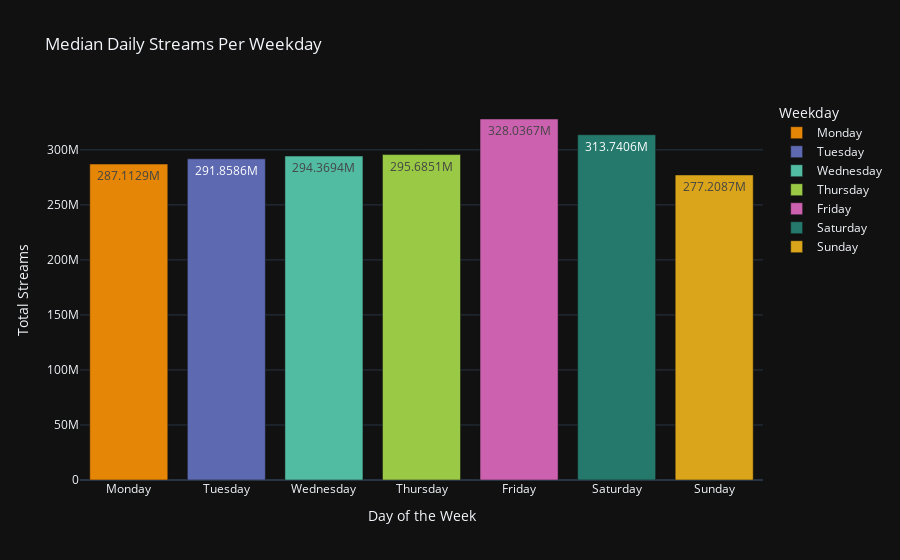

Source (notebook cell):
### Code cell
# Median daily streams per weekday / bar-plot
df_weekday = merged_df.groupby(["weekday", "weekday_name"])["streams"].median().reset_index()

df_weekday = df_weekday.sort_values(by="weekday")

fig = px.bar(df_weekday, 
             x="weekday_name", 
             y="streams", 
             title="Median Daily Streams Per Weekday", 
             labels={"weekday_name": "Weekday", "streams": "Median Streams"},
             text_auto=True,
             color="weekday_name",  
             color_discrete_sequence=px.colors.qualitative.Vivid 
)
fig.update_layout(
    template="plotly_dark",
    xaxis_title="Day of the Week",
    yaxis_title="Total Streams")

fig.show()

### Figure 1 — Plotly figure (JSON) as saved in the notebook; plotly's stock layout.template omitted (floating-point values rounded to 4 significant figures)
{"data": [{"alignmentgroup": "True", "hovertemplate": "Weekday=%{x}<br>Median Streams=%{y}<extra></extra>", "legendgroup": "Monday", "marker": {"color": "rgb(229, 134, 6)", "pattern": {"shape": ""}}, "name": "Monday", "offsetgroup": "Monday", "orientation": "v", "showlegend": true, "textposition": "auto", "texttemplate": "%{y}", "type": "bar", "x": ["Monday"], "xaxis": "x", "y": [287112886], "yaxis": "y"}, {"alignmentgroup": "True", "hovertemplate": "Weekday=%{x}<br>Median Streams=%{y}<extra></extra>", "legendgroup": "Tuesday", "marker": {"color": "rgb(93, 105, 177)", "pattern": {"shape": ""}}, "name": "Tuesday", "offsetgroup": "Tuesday", "orientation": "v", "showlegend": true, "textposition": "auto", "texttemplate": "%{y}", "type": "bar", "x": ["Tuesday"], "xaxis": "x", "y": [291858576], "yaxis": "y"}, {"alignmentgroup": "True", "hovertemplate": "Weekday=%{x}<br>Median Streams=%{y}<extra></extra>", "legendgroup": "Wednesday", "marker": {"color": "rgb(82, 188, 163)", "pattern": {"shape": ""}}, "name": "Wednesday", "offsetgroup": "Wednesday", "orientation": "v", "showlegend": true, "textposition": "auto", "texttemplate": "%{y}", "type": "bar", "x": ["Wednesday"], "xaxis": "x", "y": [294400000.0], "yaxis": "y"}, {"alignmentgroup": "True", "hovertemplate": "Weekday=%{x}<br>Median Streams=%{y}<extra></extra>", "legendgroup": "Thursday", "marker": {"color": "rgb(153, 201, 69)", "pattern": {"shape": ""}}, "name": "Thursday", "offsetgroup": "Thursday", "orientation": "v", "showlegend": true, "textposition": "auto", "texttemplate": "%{y}", "type": "bar", "x": ["Thursday"], "xaxis": "x", "y": [295700000.0], "yaxis": "y"}, {"alignmentgroup": "True", "hovertemplate": "Weekday=%{x}<br>Median Streams=%{y}<extra></extra>", "legendgroup": "Friday", "marker": {"color": "rgb(204, 97, 176)", "pattern": {"shape": ""}}, "name": "Friday", "offsetgroup": "Friday", "orientation": "v", "showlegend": true, "textposition": "auto", "texttemplate": "%{y}", "type": "bar", "x": ["Friday"], "xaxis": "x", "y": [328000000.0], "yaxis": "y"}, {"alignmentgroup": "True", "hovertemplate": "Weekday=%{x}<br>Median Streams=%{y}<extra></extra>", "legendgroup": "Saturday", "marker": {"color": "rgb(36, 121, 108)", "pattern": {"shape": ""}}, "name": "Saturday", "offsetgroup": "Saturday", "orientation": "v", "showlegend": true, "textposition": "auto", "texttemplate": "%{y}", "type": "bar", "x": ["Saturday"], "xaxis": "x", "y": [313740621], "yaxis": "y"}, {"alignmentgroup": "True", "hovertemplate": "Weekday=%{x}<br>Median Streams=%{y}<extra></extra>", "legendgroup": "Sunday", "marker": {"color": "rgb(218, 165, 27)", "pattern": {"shape": ""}}, "name": "Sunday", "offsetgroup": "Sunday", "orientation": "v", "showlegend": true, "textposition": "auto", "texttemplate": "%{y}", "type": "bar", "x": ["Sunday"], "xaxis": "x", "y": [277208734], "yaxis": "y"}], "layout": {"barmode": "relative", "legend": {"title": {"text": "Weekday"}, "tracegroupgap": 0}, "title": {"text": "Median Daily Streams Per Weekday"}, "xaxis": {"anchor": "y", "categoryarray": ["Monday", "Tuesday", "Wednesday", "Thursday", "Friday", "Saturday", "Sunday"], "categoryorder": "array", "domain": [0, 1], "title": {"text": "Day of the Week"}}, "yaxis": {"anchor": "x", "domain": [0, 1], "title": {"text": "Total Streams"}}}}
